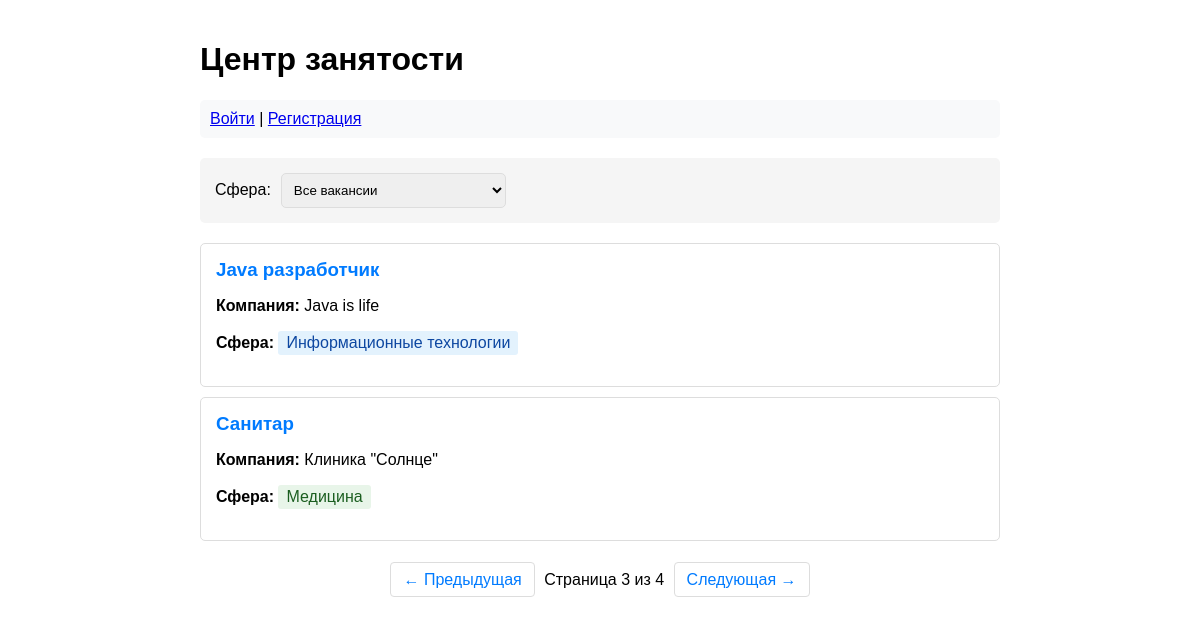
/?page=3, run on the app's committed database.
### vacancies/models.py (models this page shows, shortened)
class Vacancy(models.Model):
    title = models.CharField(max_length=200, verbose_name='Название вакансии')
    company = models.CharField(max_length=200, verbose_name='Компания')
    sphere = models.CharField(max_length=20, choices=Sphere.choices, verbose_name='Сфера деятельности')
    created_at = models.DateTimeField(auto_now_add=True, verbose_name='Дата создания')
    employer = models.ForeignKey(User, on_delete=models.CASCADE, verbose_name='Работодатель', null=True, blank=True)
    class Meta:
        verbose_name = 'Вакансия'
        verbose_name_plural = 'Вакансии'
        ordering = ['-created_at']

### vacancies/views.py (the view)
# urls.py: path('', views.vacancy_list, name='vacancy_list'),
def vacancy_list(request):
    sphere_filter = request.GET.get('sphere', '')
    page_number = int(request.GET.get('page', 1))
    use_case = get_list_vacancies_use_case()
    result = use_case.execute(sphere=sphere_filter if sphere_filter else None, page=page_number, page_size=2)
    class DjangoPageAdapter:
        def __init__(self, items, page, total_pages):
            self.object_list = items
            self.number = page
            self.paginator = type('DummyPaginator', (object,), {'num_pages': total_pages})()
            self.has_previous = page > 1
            self.has_next = page < total_pages
            self.previous_page_number = page - 1
            self.next_page_number = page + 1
        def __iter__(self):
            return iter(self.object_list)
    adapted_vacancies = DjangoPageAdapter(result['items'], result['page'], result['total_pages'])
    context = {
        'vacancies': adapted_vacancies,
        'spheres': DomainSphere.choices(),
        'current_sphere': sphere_filter,
    }
    return render(request, 'vacancies/vacancy_list.html', context)

### core/entities/vacancy.py (called while the page is built)
    @classmethod
    def choices(cls):
        return [(item.value, cls.get_display(item.value)) for item in cls]

    @classmethod
    def get_display(cls, value: str) -> str:
        displays = {
            "IT": "Информационные технологии",
            "MEDICINE": "Медицина",
            "ARCHITECTURE": "Архитектура"
        }
        return displays.get(value, value)

    def __post_init__(self):
        if not self.title or len(self.title) < 3:
            raise ValueError("Название вакансии должно содержать минимум 3 символа")

    @property
    def sphere_display(self) -> str:
        return Sphere.get_display(self.sphere)

    def get_sphere_display(self) -> str:
        return self.sphere_display

### core/use_cases/list_vacancies.py (called while the page is built)
    def execute(self, sphere: Optional[str] = None, page: int = 1, page_size: int = 5) -> dict:
        all_vacancies = self.vacancy_repo.get_all(sphere=sphere)
        total = len(all_vacancies)
        start = (page - 1) * page_size
        end = start + page_size
        return {
            'items': all_vacancies[start:end],
            'total': total,
            'page': page,
            'total_pages': (total + page_size - 1) // page_size if total > 0 else 1
        }

### employment_project/dependencies.py (called while the page is built)
def get_list_vacancies_use_case() -> ListVacanciesUseCase:
    return ListVacanciesUseCase(_vacancy_repo)

### infrastructure/repositories/django_vacancy_repo.py (called while the page is built)
    def _to_domain(self, django_vacancy) -> Vacancy:
        return Vacancy(
            id=django_vacancy.id,
            title=django_vacancy.title,
            company=django_vacancy.company,
            sphere=django_vacancy.sphere,
            employer_id=django_vacancy.employer_id,
            created_at=django_vacancy.created_at
        )

    def get_all(self, sphere: Optional[str] = None) -> List[Vacancy]:
        queryset = DjangoVacancy.objects.all()
        if sphere:
            queryset = queryset.filter(sphere=sphere)
        return [self._to_domain(v) for v in queryset]

### vacancies/templates/vacancies/vacancy_list.html (shortened to what this page needs)
<!DOCTYPE html>
<html lang="ru">
<head>
</head>
<body>
    <h1>Центр занятости</h1>
    <div class="user-panel">
        {% if user.is_authenticated %}
            Добро пожаловать, {{ user.username }}!
            {% if user.is_superuser %}(Администратор){% endif %}
            <form method="post" action="{% url 'logout' %}" style="display: inline;">
                {% csrf_token %}
                <button type="submit" style="background: none; border: none; color: #e673ec; cursor: pointer;">Выйти</button>
            </form>
        {% else %}
            <a href="{% url 'login' %}">Войти</a> |
            <a href="{% url 'register' %}">Регистрация</a>
        {% endif %}
    </div>
    <div class="filter">
        <label>Сфера:</label>
        <select onchange="location = this.value;">
            <option value="{% url 'vacancy_list' %}">Все вакансии</option>
        </select>
    </div>
    {% for vacancy in vacancies %}
        <div class="vacancy">
            <h3><a href="{% url 'vacancy_detail' vacancy.id %}">{{ vacancy.title }}</a></h3>
            <p><strong>Компания:</strong> {{ vacancy.company }}</p>
            <p><strong>Сфера:</strong> <span class="sphere-{{ vacancy.sphere }}">{{ vacancy.get_sphere_display }}</span></p>
        </div>
    {% empty %}
        <p>Вакансий не найдено.</p>
    {% endfor %}
    <div class="pagination">
        {% if vacancies.has_previous %}
            <a href="?page={{ vacancies.previous_page_number }}{% if current_sphere %}&sphere={{ current_sphere }}{% endif %}">← Предыдущая</a>
        {% endif %}
        <span>Страница {{ vacancies.number }} из {{ vacancies.paginator.num_pages }}</span>
        {% if vacancies.has_next %}
            <a href="?page={{ vacancies.next_page_number }}{% if current_sphere %}&sphere={{ current_sphere }}{% endif %}">Следующая →</a>
        {% endif %}
    </div>
</body>
</html>

### vacancies/templates/vacancies/vacancy_list.html (style rules this page uses)
body { font-family: Arial; max-width: 800px; margin: 0 auto; padding: 20px; }
.user-panel { background: #f8f9fa; padding: 10px; margin-bottom: 20px; border-radius: 5px; }
.vacancy { border: 1px solid #ddd; padding: 15px; margin: 10px 0; border-radius: 5px; }
.vacancy h3 { margin: 0 0 10px 0; }
.vacancy h3 a { color: #007bff; text-decoration: none; }
.filter { margin: 20px 0; padding: 15px; background-color: #f5f5f5; border-radius: 5px; display: flex; gap: 10px; align-items: center; }
.filter select { padding: 8px; border-radius: 5px; border: 1px solid #ddd; }
.pagination { text-align: center; margin: 30px 0; }
.pagination a { margin: 0 5px; padding: 8px 12px; border: 1px solid #ddd; text-decoration: none; color: #007bff; border-radius: 4px; }
.sphere-IT { background: #e3f2fd; color: #0d47a1; padding: 3px 8px; border-radius: 3px; display: inline-block; }
.sphere-MEDICINE { background: #e8f5e9; color: #1b5e20; padding: 3px 8px; border-radius: 3px; display: inline-block; }

### data on the page
Vacancy: title "Java разработчик", company "Java is life"
Vacancy: title "Санитар", company "Клиника \"Солнце\""

### other printed values
{{ vacancy.get_sphere_display }} "Информационные технологии" "Медицина"
{{ vacancies.number }} "3"
{{ vacancies.paginator.num_pages }} "4"
